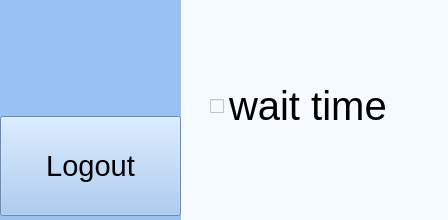
<?xml version="1.0" encoding="UTF-8"?>
<ui version="4.0">
 <class>MainWindow</class>
 <widget class="QMainWindow" name="MainWindow">
  <property name="geometry">
   <rect>
    <x>0</x>
    <y>0</y>
    <width>448</width>
    <height>220</height>
   </rect>
  </property>
  <property name="windowTitle">
   <string>MainWindow</string>
  </property>
  <property name="styleSheet">
   <string notr="true">background-color: rgb(245,250,254);</string>
  </property>
  <widget class="QWidget" name="centralwidget">
   <widget class="QWidget" name="icon_setting_widget" native="true">
    <property name="geometry">
     <rect>
      <x>0</x>
      <y>0</y>
      <width>181</width>
      <height>221</height>
     </rect>
    </property>
    <property name="styleSheet">
     <string notr="true">QWidget{
	background-color: rgb(153, 193, 241);
}
QPushButton{
	
}</string>
    </property>
    <layout class="QVBoxLayout" name="verticalLayout_2">
     <property name="leftMargin">
      <number>0</number>
     </property>
     <property name="topMargin">
      <number>0</number>
     </property>
     <property name="rightMargin">
      <number>0</number>
     </property>
     <property name="bottomMargin">
      <number>0</number>
     </property>
     <item>
      <layout class="QHBoxLayout" name="horizontalLayout_6">
       <item>
        <spacer name="horizontalSpacer">
         <property name="orientation">
          <enum>Qt::Horizontal</enum>
         </property>
         <property name="sizeHint" stdset="0">
          <size>
           <width>13</width>
           <height>20</height>
          </size>
         </property>
        </spacer>
       </item>
       <item>
        <widget class="QLabel" name="label">
         <property name="sizePolicy">
          <sizepolicy hsizetype="Expanding" vsizetype="Expanding">
           <horstretch>0</horstretch>
           <verstretch>0</verstretch>
          </sizepolicy>
         </property>
         <property name="minimumSize">
          <size>
           <width>100</width>
           <height>100</height>
          </size>
         </property>
         <property name="maximumSize">
          <size>
           <width>100</width>
           <height>100</height>
          </size>
         </property>
         <property name="styleSheet">
          <string notr="true">QLabel {
    qproperty-alignment: AlignCenter;
}</string>
         </property>
         <property name="text">
          <string/>
         </property>
         <property name="pixmap">
          <pixmap>:/newPrefix/track.png</pixmap>
         </property>
         <property name="scaledContents">
          <bool>true</bool>
         </property>
         <property name="alignment">
          <set>Qt::AlignCenter</set>
         </property>
        </widget>
       </item>
       <item>
        <spacer name="horizontalSpacer_2">
         <property name="orientation">
          <enum>Qt::Horizontal</enum>
         </property>
         <property name="sizeHint" stdset="0">
          <size>
           <width>13</width>
           <height>20</height>
          </size>
         </property>
        </spacer>
       </item>
      </layout>
     </item>
     <item>
      <layout class="QVBoxLayout" name="verticalLayout">
       <property name="spacing">
        <number>0</number>
       </property>
      </layout>
     </item>
     <item>
      <widget class="QPushButton" name="logout_button">
       <property name="minimumSize">
        <size>
         <width>159</width>
         <height>100</height>
        </size>
       </property>
       <property name="font">
        <font>
         <pointsize>22</pointsize>
        </font>
       </property>
       <property name="text">
        <string>Logout</string>
       </property>
      </widget>
     </item>
    </layout>
   </widget>
   <widget class="QCheckBox" name="checkbox_basket_1">
    <property name="geometry">
     <rect>
      <x>210</x>
      <y>80</y>
      <width>188</width>
      <height>52</height>
     </rect>
    </property>
    <property name="font">
     <font>
      <pointsize>30</pointsize>
     </font>
    </property>
    <property name="text">
     <string>wait time</string>
    </property>
   </widget>
  </widget>
 </widget>
 <resources>
  <include location="icon/resource1.qrc"/>
 </resources>
 <connections/>
</ui>
